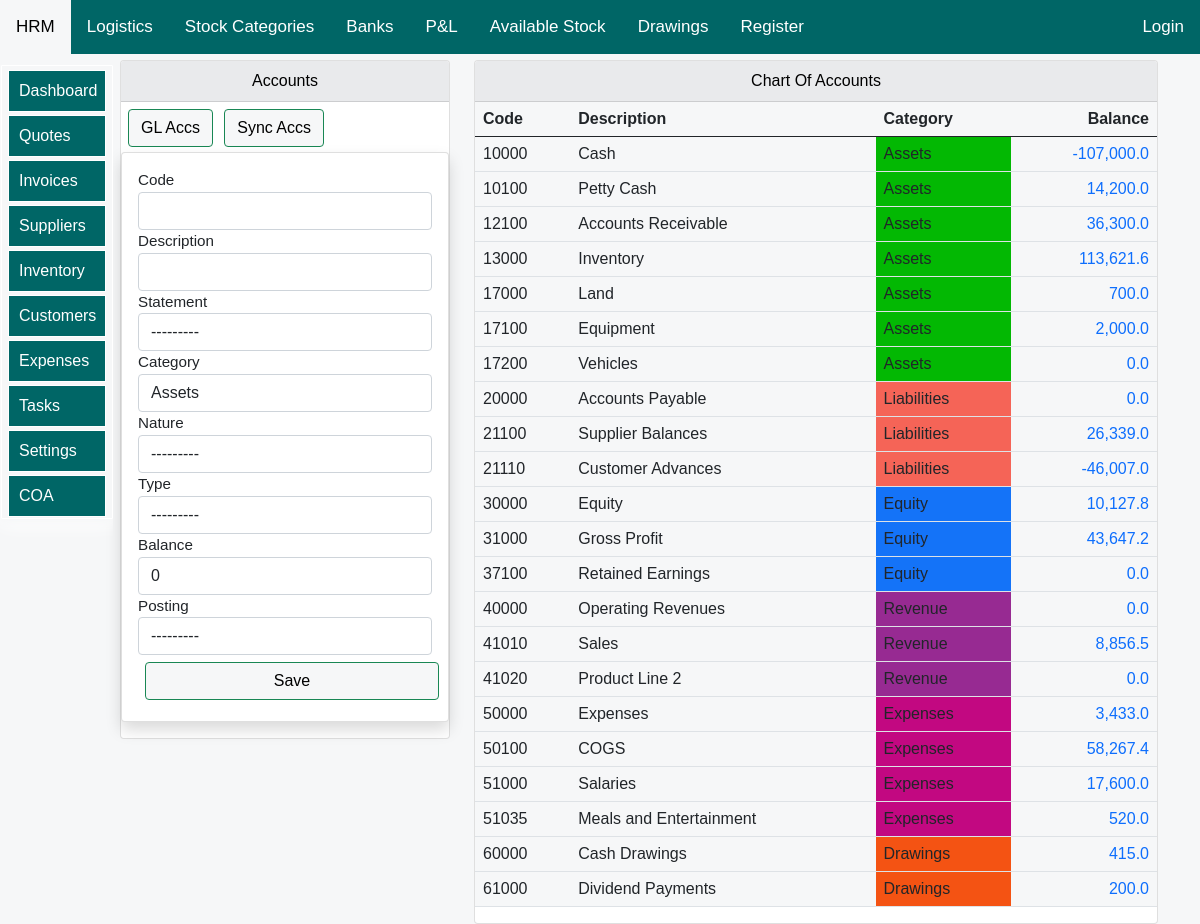
The page /Allifmaal-Chart-Of-Accounts/ on the database as committed earlier.
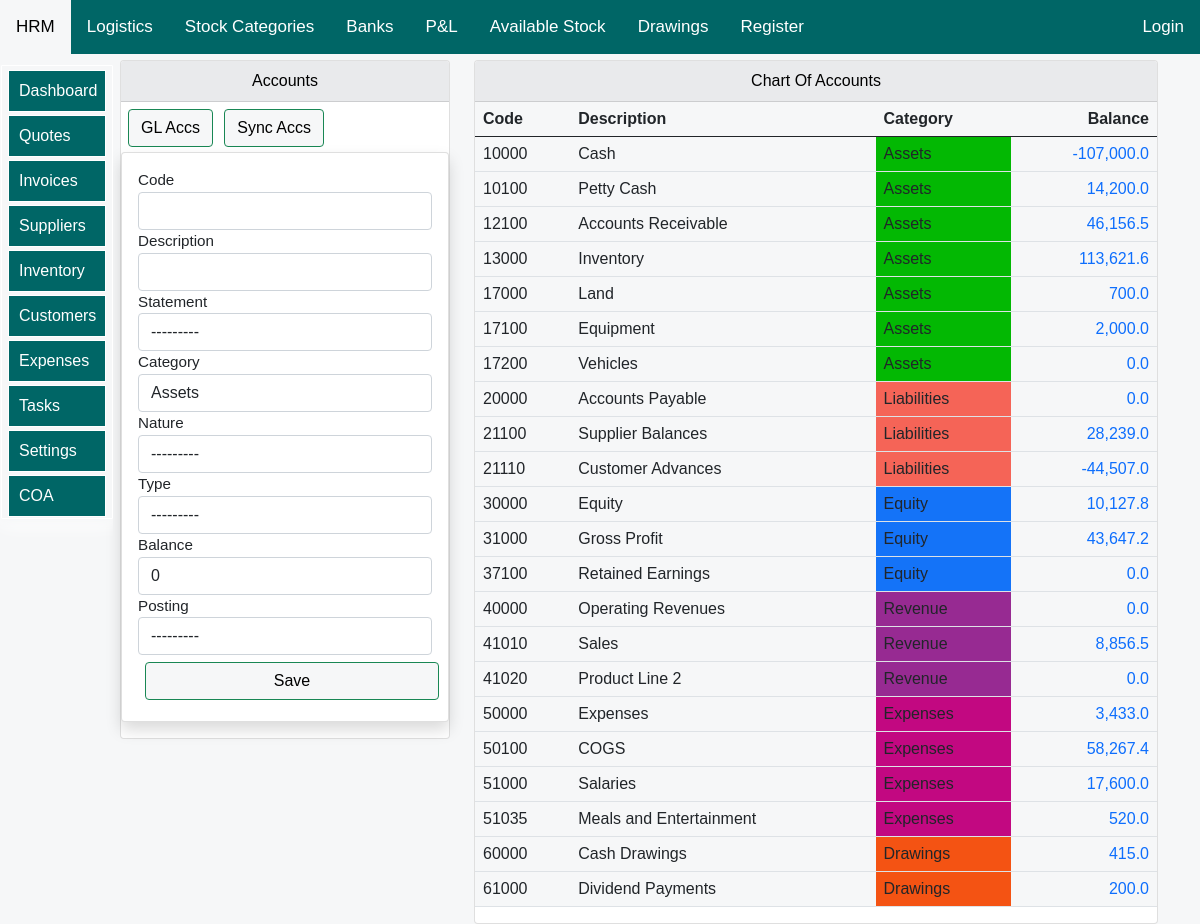
The same page on the database as committed later.
### allifmaalapp/models.py (models this page shows, shortened)
class AllifmaalChartOfAccountsModel(models.Model):
    mydefaultvalue=AllifmaalGeneralLedgersModel.objects.first()
    myitemid=mydefaultvalue.id
    Financial_Statement= [
    ('Income Statement','Income Statement'),
    ('Balance Sheet', 'Balance Sheet'),
    ]
    Account_nature= [
    ('Debit','Debit'),
    ('Credit', 'Credit'),
    ('Both', 'Both'),
    ]
    Account_Type= [
    ('Posting','Posting'),
    ('Heading', 'Heading'),
    ('Total', 'Total'),
    ('Begin-Total', 'Begin-Total'),
    ('End-Total', 'End-Total'),
    ]
    generalPosting=[
        ("sale","sale"),
        ("purchase","purchase"),
    ]
    code=models.CharField(max_length=20,blank=True,null=True,unique=True)
    description=models.CharField(max_length=30,blank=True,null=True,unique=True)
    balance=models.DecimalField(max_digits=10,blank=False,null=True,decimal_places=1,default=0)
    statement=models.CharField(choices=Financial_Statement,max_length=20,blank=True,null=True)
    category=models.ForeignKey(AllifmaalGeneralLedgersModel, blank=True, null=True, on_delete=models.SET_NULL,related_name='coaglrelname',default=myitemid)
    nature=models.CharField(choices=Account_nature,max_length=20,blank=True,null=True)
    type=models.CharField(choices=Account_Type,max_length=20,blank=True,null=True)
    posting=models.CharField(choices=generalPosting,max_length=20,blank=True,null=True)

class AllifmaalGeneralLedgersModel(models.Model):
    date=models.DateField(blank=True,null=True,auto_now_add=True)
    description=models.CharField(max_length=30,blank=True,null=True,unique=True)
    balance=models.DecimalField(max_digits=10,blank=False,null=True,decimal_places=1,default=0)
    def __str__(self):
        return str(self.description)

### allifmaalapp/views.py (the view)
# urls.py: path('Allifmaal-Chart-Of-Accounts/', views.allifmaal_add_show_chart_of_account, name="allifmaal_add_show_chart_of_account"),
def allifmaal_add_show_chart_of_account(request):
    title="Allifmaal Chart of accounts"
    supplier_liabilities=AllifmaalSuppliersModel.objects.filter(balance__gte=1)
    customer_debts=AllifmaalCustomersModel.objects.filter(balance__gte=1)
    customer_liab=AllifmaalCustomersModel.objects.filter(balance__lte=1)
    chart_of_accounts1=AllifmaalChartOfAccountsModel.objects.order_by("code").values()
    chart_of_accounts=AllifmaalChartOfAccountsModel.objects.all().order_by("code")
    coa_less_than_queryset=AllifmaalChartOfAccountsModel.objects.filter(code__lte=19999)
    coa_greater_than_queryset=AllifmaalChartOfAccountsModel.objects.filter(code__gte=19999)
    coa_greater_than_and_less_than_queryset=AllifmaalChartOfAccountsModel.objects.filter(code__gte=20000,code__lte=27000)
    assets=AllifmaalChartOfAccountsModel.objects.filter(code__lte=19999)
    liabilities=AllifmaalChartOfAccountsModel.objects.filter(code__gte=19999,code__lte=29999)
    equity=AllifmaalChartOfAccountsModel.objects.filter(code__gte=30000,code__lte=39999)
    debts=0
    for debt in customer_debts:
        debts+=debt.balance
    total_debts=debts
    supp_bal=0
    for bal in supplier_liabilities:
        supp_bal+=bal.balance
    suppliers_balances=supp_bal
    total_assets_value=0
    for item in assets:
        total_assets_value+=item.balance
    Allifmaal_Assets_Value=total_assets_value
    total_liabilities_value=0
    for item in liabilities:
        total_liabilities_value+=item.balance
    Allifmaal_Liabilities_Value=total_liabilities_value
    total_customer_advanced_payment_value=0
    for item in customer_liab:
        total_customer_advanced_payment_value+=(-1)*(item.balance)
    Allifmaal_Customers_Advanced_Payments=total_customer_advanced_payment_value
    total_equity_value=0
    for item in equity:
        total_equity_value+=item.balance
    Allifmaal_Equities_Value=total_equity_value
    form=AddAllifmaalChartOfAccountForm(request.POST, request.FILES)
    if request.method == 'POST':
        form=AddAllifmaalChartOfAccountForm(request.POST, request.FILES)
        if form.is_valid():
            form.save()
            return redirect('allifmaalapp:allifmaal_add_show_chart_of_account')
    else:
        form=AddAllifmaalChartOfAccountForm()
    ourassets=total_debts+Allifmaal_Assets_Value
    liabandequ=Allifmaal_Equities_Value+Allifmaal_Liabilities_Value+suppliers_balances+Allifmaal_Customers_Advanced_Payments
    context={
        "chart_of_accounts":chart_of_accounts,
        "form":form,
        "title":title,
        "Allifmaal_Assets_Value":Allifmaal_Assets_Value,
        "Allifmaal_Liabilities_Value":Allifmaal_Liabilities_Value,
        "Allifmaal_Equities_Value":Allifmaal_Equities_Value,
        "suppliers_balances":suppliers_balances,
        "total_debts":total_debts,
        "ourassets":ourassets,
        "liabandequ":liabandequ,
        "Allifmaal_Customers_Advanced_Payments":Allifmaal_Customers_Advanced_Payments,
    }
    return render(request,'allifmaalapp/accounts/allifmaal-chart-of-accounts.html',context)

### allifmaalapp/forms.py
class AddAllifmaalChartOfAccountForm(forms.ModelForm):
    class Meta:
        model = AllifmaalChartOfAccountsModel
        fields = ['code','description', 'statement','category','nature','type','balance','posting']
        widgets={
            'code':forms.TextInput(attrs={'class':'form-control'}),
            'description':forms.TextInput(attrs={'class':'form-control'}),
            'balance':forms.TextInput(attrs={'class':'form-control'}),
            'statement':forms.Select(attrs={'class':'form-control'}),
            'category':forms.Select(attrs={'class':'form-control'}),
            'nature':forms.Select(attrs={'class':'form-control'}),
            'type':forms.Select(attrs={'class':'form-control'}),
            'posting':forms.Select(attrs={'class':'form-control'}),
        }

### allifmaalapp/templates/allifmaalapp/accounts/allifmaal-chart-of-accounts.html (shortened to what this page needs)
{% extends 'allifmaalapp/bases/allifbase.html'%}
{% load static %}
{% load humanize %}
{% load crispy_forms_tags %}
{% block style %}
<link href="{% static 'css/bootstrap.min.css' %}" rel="stylesheet">
<link rel="stylesheet" href="https://use.fontawesome.com/releases/v5.15.2/css/all.css"
>
   {%endblock%}
   {% block body %}
<div class="container">
    <div class="row mt-12" >
        <div class="col-md-4">
            <div class="card">
                <div id="allif-section-headers" class="card-header ">
              Accounts
            </div>
              <div >
            <a  href="{% url 'allifmaalapp:allifmaalGeneralLedgers' %}">
            <button id="allif-link-buttons" type="button" class="btn btn-success mybuttonlinks" >
            GL Accs</button></a>
            <a  href="{% url 'allifmaalapp:synchacc' %}">
                <button id="allif-link-buttons" type="button" class="btn btn-success mybuttonlinks" >
                Sync Accs</button></a>
            </div>
<div class="col-md-12">
      <div class="col-md-12">
        <form method='POST' action=''>{% csrf_token %}
          <div class="card my-card shadow text-left p-3">
          <label>Code</label> {{form.code}}
          <label>Description</label>{{form.description}}
          <label>Statement</label>{{form.statement}}
          <label>Category</label>{{form.category}}
          <label>Nature</label>{{form.nature}}
          <label>Type</label>{{form.type}}
          <label>Balance</label>{{form.balance}}
          <label>Posting</label>{{form.posting}}
          <input type="submit" value='Save' id="allif-link-buttons" class="btn btn-success mybuttonlinks" style="width:100%;">
          </div>
        </form>
      </div>
</div>
            </div>
        </div>
    <div class="col-md-8">
        <div class="card">
            <div id="allif-section-headers" class="card-header">
            Chart Of Accounts
            </div>
            <div class="col-md-12">
            <table class="table">
            <thead>
            <tr>
            <th>Code</th>
            <th>Description</th>
            <th>Category</th>
            <th  style="text-align: right;">Balance</th>
            </tr>
        </thead>
        <tbody>
          {% for account in chart_of_accounts %}
          <tr>
              <td>{{account.code}} </td>
              <td>{{account.description}} </td>
              {% if account.category.description == "Assets" %}
              <td style="background-color: rgb(3, 184, 3);">{{account.category}}</td>
              {% elif account.category.description == 'Liabilities' %}
              <td style="background-color: rgba(244, 24, 4, 0.655);">{{account.category}}</td>
              {% elif account.category.description == 'Expenses' %}
              <td style="background-color: rgb(194, 8, 129);">{{account.category}}</td>
              {% elif account.category.description == 'Revenue' %}
              <td style="background-color: rgb(151, 42, 146);">{{account.category}}</td>
              {% elif account.category.description == 'Equity' %}
              <td style="background-color: rgb(20, 115, 248);">{{account.category}}</td>
              {% elif account.category.description == 'Drawings' %}
              <td style="background-color: rgb(244, 83, 19);">{{account.category}}</td>
              {% else %}
              <td style="background-color: rgb(231, 231, 231);">{{account.category}}</td>
              {% endif %}
              <td style="text-align: right;">
                <a href="{% url 'allifmaalapp:show_account_of_account_details' account.id %}">
                  {{account.balance|intcomma}}
                </a>
            </td>
          </tr>
          {% endfor %}
          </tbody>
          </table>
            </div>
        </div></div></div>
</div>
   {% endblock %}

### allifmaalapp/templates/allifmaalapp/bases/allifbase.html (shortened to what this page needs)
<DOCTYPE html>
    <head>
        {% block style %}
        {% endblock %}
    </head>
    <body>
        {% include 'allifmaalapp/bases/topnavbar.html' %}
        {% include 'allifmaalapp/bases/sidenavbar.html' %}
        {% block body %}
        {% endblock %}
    </body>
<html>

### allifmaalapp/templates/allifmaalapp/bases/topnavbar.html (shortened to what this page needs)
    <div class="topnav" id="myTopnav">
    <a href="{% url 'allifmaalapp:human-resource' %}">HRM</a>
    <a href="{% url 'logistics:logistics-dashboard' %}">Logistics</a>
    <a href="{% url 'allifmaalapp:allifmaal_inventory_category' %}">Stock Categories</a>
    {% if user.is_authenticated %}
    <a href="{% url 'login:logout' %}" style="float: right;">{{user}} | Logout</a>
            {% else %}
            <a href="{% url 'login:loginpage' %}" style="float: right;">Login</a>
        {% endif %}
        <a href="{% url 'allifmaalapp:AllifmaalBanks' %}">Banks</a>
        <a href="{% url 'allifmaalapp:profitAndLoss' %}">P&L</a>
        <a href="{% url 'allifmaalapp:physicalInventory' %}">Available Stock</a>
        <a href="{% url 'allifmaalapp:moneyWithdrawalFromCompany' %}">Drawings</a>
        <a href="{% url 'login:registerpage' %}">Register</a>
    </div>

### allifmaalapp/templates/allifmaalapp/bases/sidenavbar.html (shortened to what this page needs)
 <div style="height:60px;"></div>
 <div class="mysidenavclass">
    <button id="sidebutton">
    <a  href="{% url 'allifmaalapp:allifmaalmaindashboard' %}">Dashboard </a>
    <a  href="{% url 'allifmaalapp:allifmaal_quotes' %}">Quotes </a>
    <a href="{% url 'allifmaalapp:allifmaal_invoices'%}">Invoices</a>
    <a href="{% url 'allifmaalapp:allifmaal_suppliers' %}">Suppliers</a>
    <a href="{% url 'allifmaalapp:allifmaal_inventory' %}">Inventory</a>
    <a href="{% url 'allifmaalapp:allifmaalcustomers' %}">Customers</a>
    <a href="{% url 'allifmaalapp:allifmaalExpenses' %}">Expenses</a>
    <a href="{% url 'allifmaalapp:allifmaal_Tasks' %}">Tasks</a>
    <a href="{% url 'allifmaalapp:allifmaal_settings_details' %}">Settings</a>
    <a href="{% url 'allifmaalapp:allifmaal_add_show_chart_of_account' %}">COA</a>
    </button>
  </div>

### allifmaalapp/templates/allifmaalapp/accounts/allifmaal-chart-of-accounts.html (style rules this page uses)
body { font-size: 2rem; opacity: 1; position:sticky; overflow: auto; text-align: left; max-width: 100%; background-color: #F6F7F8; margin: auto; padding: auto; }
.container { background-color: #F6F7F8; }
table { background-color: #F6F7F8; }
.mybuttonlinks { margin-top: 7px; margin-left: 7px; margin-bottom: 5px; }
#allif-section-headers { background-color: #e9eaec; color: black; font-size: 16px; text-align: center; }
#allif-link-buttons { background-color: #F6F7F8; color: black; }
a:link { text-decoration: none; }
@media screen and (min-width:1000px) and (max-width:2000px) { .container { margin-top: 10px; display: block; font-size: 0.95rem; margin-left:auto ; margin-right: auto; margin: auto; padding-left: 90px; } }

### allifmaalapp/templates/allifmaalapp/bases/topnavbar.html (style rules this page uses)
body { margin: 0; font-family: Arial, Helvetica, sans-serif; }
.topnav { background-color: #006666; position: fixed; width: 100%; z-index:10; overflow:auto; margin-right: 0; right: 0; color: white; }
.topnav a { float: left; display: block; color: white; text-align: center; padding: 14px 16px; text-decoration: none; font-size: 17px; }

### allifmaalapp/templates/allifmaalapp/bases/sidenavbar.html (style rules this page uses)
:root { --sidebar_font_size:1.0rem; }
.mysidenavclass { width: auto; position: fixed; z-index: 10; }
.mysidenavclass a { padding: 8px 8px 8px 10px; text-decoration: none; font-size: 2rem; color: white; display: block; transition: 0.3s; background-color: #006666; border: 1px solid #FFF; text-align: left; }
#sidebutton { background-color: #F6F7F8; margin-left: 1px; border: 1px solid #FFF; float: left; box-shadow: 0 4px 8px 0 #F6F7F8, 0 6px 20px 0 #FFF; margin-top : 0px; border-radius: 1px; padding : auto; overflow: auto; text-overflow: ellipsis; }
@media screen and (min-width:1000px) and (max-width:2000px) { .mysidenavclass a { padding: 8px 8px 8px 10px; text-decoration: none; font-size: var(--sidebar_font_size); color: white; display: block; transition: 0.3s; background-color: #006666; border: 1px solid #FFF; text-align: left; overflow: auto; margin-top: 3px; } }
@media screen and (min-width:1000px) and (max-width:2000px) { .mysidenavclass { overflow-y: auto; max-height: calc(100vh - 5rem); top: 65px; bottom: 0 } }

Rows that differ between the two databases and show on the page:
changed AllifmaalChartOfAccountsModel "Accounts Receivable": balance "36,300.0" → "46,156.5"
changed AllifmaalChartOfAccountsModel "Supplier Balances": balance "26,339.0" → "28,239.0"
changed AllifmaalChartOfAccountsModel "Customer Advances": balance "-46,007.0" → "-44,507.0"
